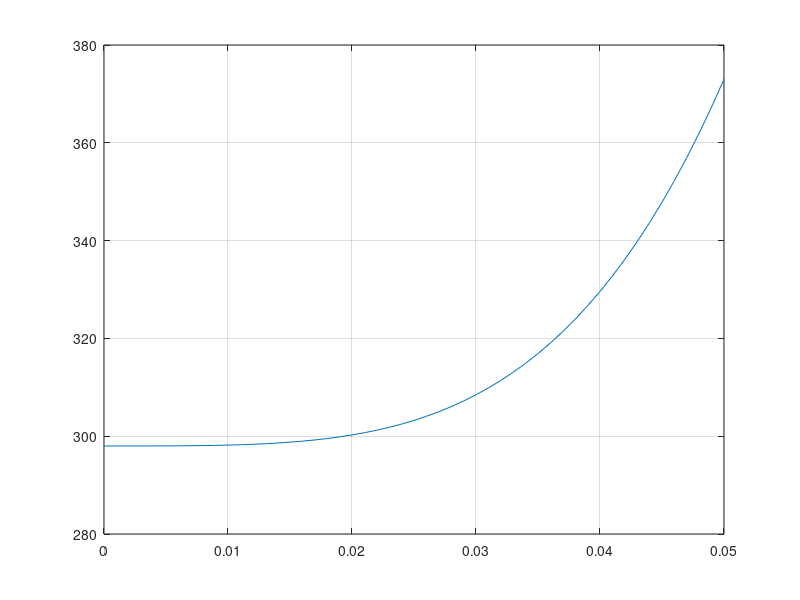

Reproduce this figure in MATLAB.
clc; clear; close all

k = 0.018; L = 0.05; h = 15; Tinf=298;

dx = 0.001; x = 0:dx:L; n = length(x); % solution A
A = zeros(n); B = zeros(n,1);

for i = 2:n - 1
    A(i,i-1) = x(i)^4;
    A(i,i) = -(x(i+1)^4 + x(i)^4 + dx^2*x(i)^2/2/k);
    A(i,i+1) = x(i+1)^4;
    B(i) = -dx^2/2/k*x(i)^2*Tinf;
end

A(1,1) = 1; B(1) = Tinf;
A(n,n)= 1 ; B(n) = 373;
T = A\B;
plot(x,T); grid
